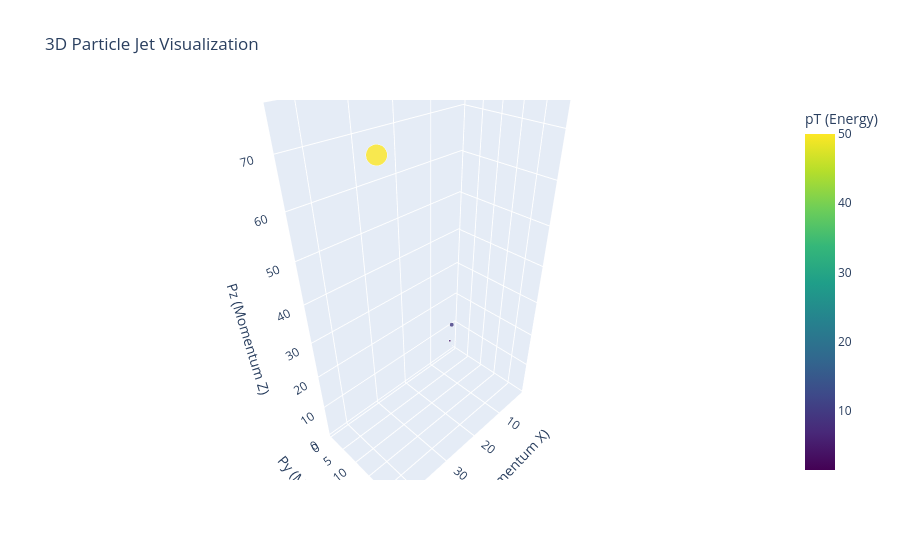

Notebook cell for this chart:
### Code cell
import sys
import subprocess

fig.update_layout(
    title = '3D Particle Jet Visualization',
    scene= dict(
        xaxis_title = 'Px (Momentum X)',
        yaxis_title = 'Py (Momentum Y)',
        zaxis_title = 'Pz (Momentum Z)'
    )
)

fig.show()

### Figure 1 — Plotly figure (JSON) as saved in the notebook; plotly's stock layout.template omitted (floating-point values rounded to 4 significant figures)
{"data": [{"marker": {"color": [50.0, 10.0, 5.0, 2.0, 1.5], "colorbar": {"title": {"text": "pT (Energy)"}}, "colorscale": [[0, "#440154"], [0.1111, "#482878"], [0.2222, "#3e4989"], [0.3333, "#31688e"], [0.4444, "#26828e"], [0.5556, "#1f9e89"], [0.6667, "#35b779"], [0.7778, "#6ece58"], [0.8889, "#b5de2b"], [1, "#fde725"]], "opacity": 0.8, "showscale": true, "size": [25.0, 5.0, 2.5, 1.0, 0.75]}, "mode": "markers", "type": "scatter3d", "x": [43.88, 8.253, 4.605, 1.393, 1.47], "y": [23.97, 5.646, 1.947, 1.435, 0.298], "z": [75.47, 16.98, 6.678, 4.259, 1.763]}], "layout": {"scene": {"xaxis": {"title": {"text": "Px (Momentum X)"}}, "yaxis": {"title": {"text": "Py (Momentum Y)"}}, "zaxis": {"title": {"text": "Pz (Momentum Z)"}}}, "title": {"text": "3D Particle Jet Visualization"}}}
